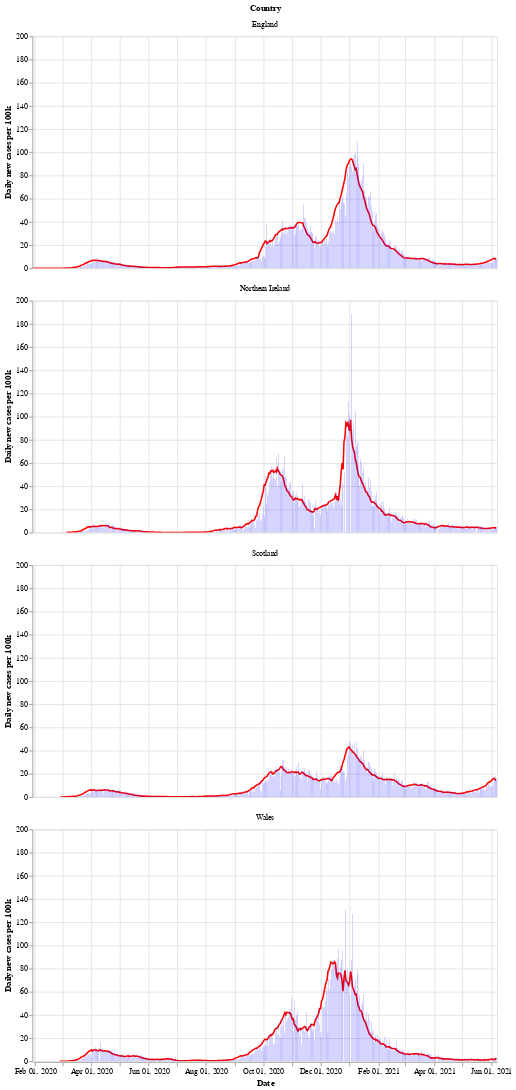

Notebook code for this chart:
### Markdown cell above
Next is a bar chart of the number of new cases in each country (per 100k population), with the 7 day moving average of cases. Again we see that Wales saw a longer period of raising and falling cases compared to the other countries.

After a period of cases falling, each nation is now seeing a rise in the number of cases - especially in Wales.

### Code cell
# collapse
bars = alt.Chart(uk_cases).mark_bar().encode(
    x=alt.X("yearmonthdate(date):T", axis=alt.Axis(title='Date')),
    y=alt.Y("newCasesRate:Q", axis=alt.Axis(title='Daily new cases per 100k')),
    tooltip='newCasesRate',
    color=alt.condition(
        alt.datum.dailyChange > 0,
        alt.value("orange"),  # The positive color
        alt.value("blue")  # The negative color
    )
).properties(title='New cases per 100k population with rolling 7 day average', width=600).interactive()
line = alt.Chart(uk_cases).mark_line(
    color='red',
    size=2,
).transform_window(
    rolling_mean='mean(newCasesRate)',
    frame=[0, 7],
    groupby=['areaName']
).encode(
    x='yearmonthdate(date):T',
    y='rolling_mean:Q'
)
alt.layer(line, bars, data=uk_cases).facet(alt.Row('areaName', title='Country'), columns=1)

### Figure 1 — Vega-Lite specification as saved in the notebook (floating-point values rounded to 4 significant figures; data arrays with more than 128 entries replaced by an {"elided": "..."} marker saying what was removed)
{"config": {"view": {"continuousWidth": 400, "continuousHeight": 300}}, "data": {"name": "data-ffb7bc46cc76a4288fbd7968b7cd6e2e"}, "facet": {"type": "nominal", "field": "areaName", "title": "Country"}, "spec": {"layer": [{"mark": {"type": "line", "color": "red", "size": 2}, "encoding": {"x": {"type": "temporal", "field": "date", "timeUnit": "yearmonthdate"}, "y": {"type": "quantitative", "field": "rolling_mean"}}, "transform": [{"window": [{"op": "mean", "field": "newCasesRate", "as": "rolling_mean"}], "frame": [0, 7], "groupby": ["areaName"]}]}, {"mark": "bar", "encoding": {"color": {"condition": {"value": "orange", "test": "(datum.dailyChange > 0)"}, "value": "blue"}, "tooltip": {"type": "quantitative", "field": "newCasesRate"}, "x": {"type": "temporal", "axis": {"title": "Date"}, "field": "date", "timeUnit": "yearmonthdate"}, "y": {"type": "quantitative", "axis": {"title": "Daily new cases per 100k"}, "field": "newCasesRate"}}, "selection": {"selector002": {"type": "interval", "bind": "scales", "encodings": ["x", "y"]}}, "title": "New cases per 100k population with rolling 7 day average", "width": 600}]}, "columns": 1, "$schema": "https://vega.github.io/schema/vega-lite/v4.8.1.json", "datasets": {"data-ffb7bc46cc76a4288fbd7968b7cd6e2e": {"elided": "1884 records"}}}
